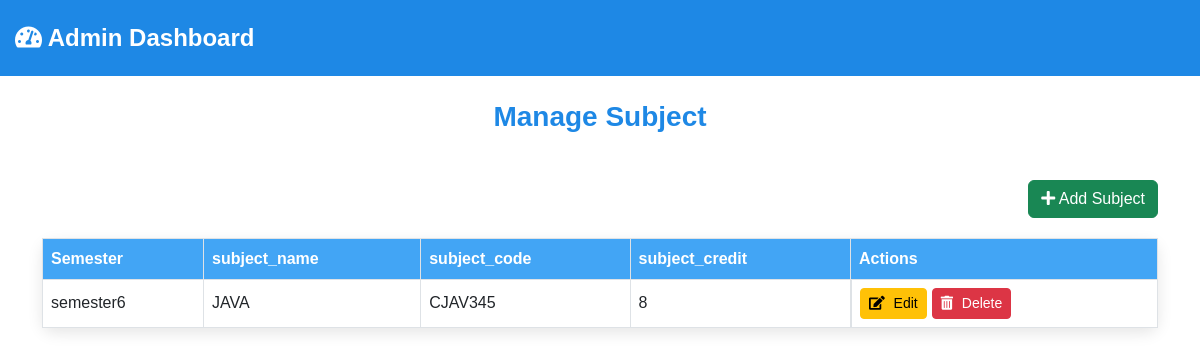
The page /myapp/managesubject on the database its author committed.
### myapp/models.py (models this page shows)
class Subject_models(models.Model):
    sem_id = models.ForeignKey(sem_model, on_delete=models.CASCADE, null=True, blank=True)
    subject_name = models.CharField(max_length=100, null=True, blank=True)
    subject_code = models.CharField(max_length=100, null=True, blank=True)
    subject_credit = models.CharField(max_length=100, null=True, blank=True)

class sem_model(models.Model):
    course_id = models.ForeignKey(course_model, on_delete=models.CASCADE, null=True, blank=True)
    semester_name = models.CharField(max_length=100, null=True, blank=True)

### myapp/views.py (the view)
# urls.py: path('managesubject',managesubject.as_view(),name='managesubject'),
class managesubject(View):
    def get(self,request):
        c = Subject_models.objects.all()
        return render(request,'administrator/managesubject.html',{'data':c})

### templates/administrator/managesubject.html (shortened to what this page needs)
<!DOCTYPE html>
<html lang="en">
<head>
    <link href="https://cdnjs.cloudflare.com/ajax/libs/font-awesome/5.15.3/css/all.min.css" rel="stylesheet">
    <link href="https://cdn.jsdelivr.net/npm/bootstrap@5.3.0/dist/css/bootstrap.min.css" rel="stylesheet">
<head>
    <link href="https://cdn.jsdelivr.net/npm/bootstrap@5.3.0/dist/css/bootstrap.min.css" rel="stylesheet">
    <link href="https://cdnjs.cloudflare.com/ajax/libs/font-awesome/5.15.4/css/all.min.css" rel="stylesheet">
</head>
<body>
    <nav class="navbar navbar-light">
        <a class="navbar-brand" href="/adminhome">
            <i class="fas fa-tachometer-alt"></i> Admin Dashboard
        </a>
    </nav>
    <div class="container mt-4">
        <div class="d-flex justify-content-center align-items-center mb-3">
            <h3>Manage Subject</h3>
        </div>
        <div class="add-btn-container">
            <a href="/addsubject" class="btn btn-success">
                <i class="fas fa-plus"></i> Add Subject
            </a>
        </div>
        <table class="table table-bordered">
            <thead>
                <tr>
                    <th>Semester</th>
                    <th>subject_name</th>
                    <th>subject_code</th>
                    <th>subject_credit</th>
                    <th>Actions</th>
                </tr>
            </thead>
            <tbody>
                {% for i in data %}
                <tr>
                    <td>{{ i.sem_id.semester_name }}</td>
                    <td>{{ i.subject_name }}</td>
                    <td>{{ i.subject_code }}</td>
                    <td>{{ i.subject_credit }}</td>
                    <td class="text-end action-btns">
                        <a href="/editsubject/{{i.id}}" class="btn btn-warning btn-sm">
                           <i class="fas fa-edit"></i> Edit
                        </a>
                        <a href="/deletesub/{{ i.id }}" class="btn btn-danger btn-sm"
                           onclick="return confirm('Are you sure you want to delete this semester?');">
                           <i class="fas fa-trash-alt"></i> Delete
                        </a>
                    </td>
                </tr>
                {% endfor %}
            </tbody>
        </table>
    </div>
</body>
</html>

### templates/administrator/managesubject.html (style rules this page uses)
body { font-family: 'Poppins', sans-serif; }
.navbar { padding: 15px; background-color: #1e88e5; }
.navbar-brand { font-weight: bold; color: white !important; font-size: 1.5rem; }
.container { margin-top: 60px; }
h3 { color: #1e88e5; font-weight: bold; text-align: center; margin-bottom: 30px; }
.table { background: white; border-radius: 12px; box-shadow: 0px 5px 15px rgba(0, 0, 0, 0.1); }
.table th, .table td { vertical-align: middle; }
.table th { background-color: #42a5f5; color: white; }
.table i { margin-right: 5px; }
.add-btn-container { display: flex; justify-content: flex-end; margin-bottom: 20px; }
.action-btns { display: flex; justify-content: flex-start; }
.action-btns a { margin-right: 5px; }

### rows shown on the page
Subject_models: sem_id.semester_name "semester6", subject_name "JAVA", subject_code "CJAV345", subject_credit "8"
